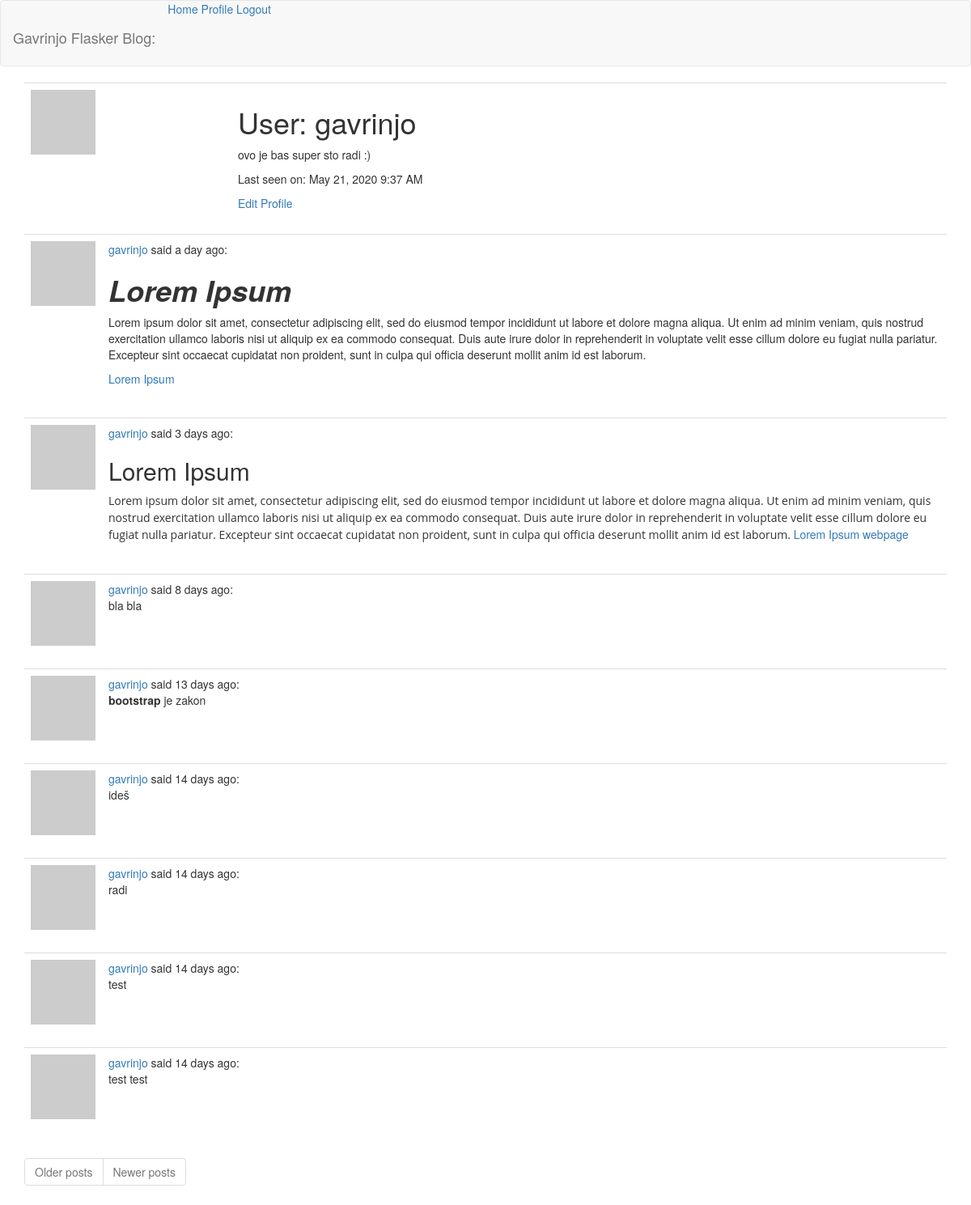
Page /user/gavrinjo (signed in) on the earlier database version.
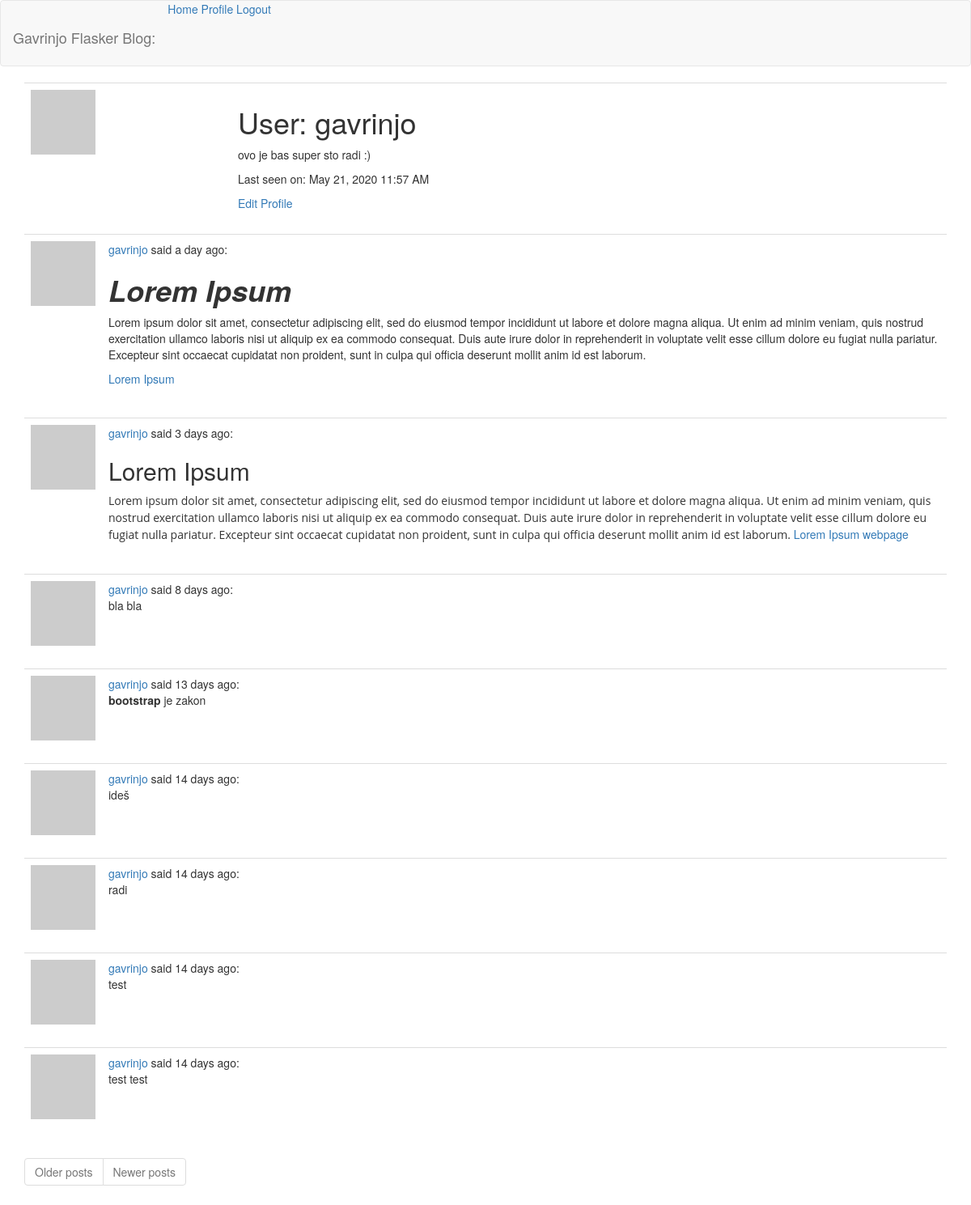
Same page on the later database version.
### app/models.py (models this page shows, shortened)
class User(UserMixin, db.Model):
    id = db.Column(db.Integer, primary_key=True)
    username = db.Column(db.String(64), index=True, unique=True)
    email = db.Column(db.String(120), index=True, unique=True)
    password_hash = db.Column(db.String(128))
    about_me = db.Column(db.String(140))
    last_seen = db.Column(db.DateTime, default=datetime.utcnow)
    post = db.relationship("Post", backref="author", lazy="dynamic")
    def avatar(self, size):
        digest = md5(self.email.lower().encode("utf-8")).hexdigest()
        return f"https://www.gravatar.com/avatar/{digest}?d=identicon&r=x&s={size}"

class Post(db.Model):
    id = db.Column(db.Integer, primary_key=True)
    body = db.Column(db.String(140))
    timestamp = db.Column(db.DateTime, index=True, default=datetime.utcnow)
    user_id = db.Column(db.Integer, db.ForeignKey("user.id"))

### app/main/routes.py (the view)
@bp.route("/user/<username>")
@login_required
def user(username):
    user = User.query.filter_by(username=username).first_or_404()
    posts = user.post.order_by(Post.timestamp.desc()).all()
    return render_template("user.html", title=user.username, user=user, posts=posts)

### app/main/routes.py (called while the page is built)
@bp.before_request
def before_request():
    if current_user.is_authenticated:
        current_user.last_seen = datetime.utcnow()
        db.session.commit()

### app/models.py (called while the page is built)
@login.user_loader
def load_user(id):
    return User.query.get(int(id))

### app/templates/user.html
{% extends 'base.html' %}
{% block app_content %}
    <table class="table table-hover">
        <tr>
            <td width="256px"><img src="{{ user.avatar(128) }}"></td>
            <td>
                <h1>User: {{ user.username }}</h1>
                {% if user.about_me %}<p>{{ user.about_me }}</p>{% endif %}
                {% if user.last_seen %}<p>Last seen on: {{ moment(user.last_seen).format("LLL") }}</p>{% endif %}
                {% if user == current_user %}
                <a href="{{ url_for('main.edit_profile') }}">Edit Profile</a>
                {% endif %}
            </td>
        </tr>
    </table>
    {% for post in posts %}
        {% include "_post.html" %}
    {% endfor %}
    <nav aria-label="Page navigation example">
        <ul class="justify-content-center pagination">
            <li class="page-item{% if not next_url %} disabled {% endif %}">
                <a class="page-link" href="{{ next_url or '#' }}" tabindex="-1">Older posts</a>
            </li>
            <li class="page-item{% if not prev_url %} disabled {% endif %}">
                <a class="page-link" href="{{ prev_url or '#' }}" tabindex="-1">Newer posts</a>
            </li>
        </ul>
    </nav>
{% endblock app_content %}

### app/templates/base.html (shortened to what this page needs)
<!DOCTYPE html>
<html lang="en">
<head>
    <link href="https://stackpath.bootstrapcdn.com/bootstrap/3.3.7/css/bootstrap.min.css" rel="stylesheet">
    <link href="https://cdn.jsdelivr.net/npm/summernote@0.8.16/dist/summernote.min.css" rel="stylesheet">
</head>
<body>
    <nav class="navbar navbar-default">
        <span class="navbar-brand mb-0 h1">Gavrinjo Flasker Blog:</span>
        <a href="{{ url_for('main.index') }}">Home</a>
        {% if current_user.is_anonymous %}
        <a href="{{ url_for('auth.login') }}">Login</a>
        {% else %}
        <a href="{{ url_for('main.user', username=current_user.username) }}">Profile</a>
        <a href="{{ url_for('auth.logout') }}">Logout</a>
        {% endif %}
    </nav>
    <div class="container">
        {% block app_content %} {% endblock app_content %}
    </div>
</body>
</html>

### app/templates/_post.html
    <table class="table table-hover">
        <tr>
            <td width="70px">
                <a href="{{ url_for('main.user', username=post.author.username) }}">
                    <img src="{{ post.author.avatar(64) }}">
                </a>
            </td>
            <td>
                <span class="user_popup">
                    <a href="{{ url_for('main.user', username=post.author.username) }}">
                        {{ post.author.username }}
                    </a>
                </span>
                said {{ moment(post.timestamp).fromNow() }}:
                <br>
                <span id="post{{ post.id }}">{{ post.body|safe }}</span>
            </td>
        </tr>
    </table>

Differences in the rows shown:
changed User "gavrinjo": last_seen "May 21, 2020 9:37 AM" → "May 21, 2020 11:57 AM"
